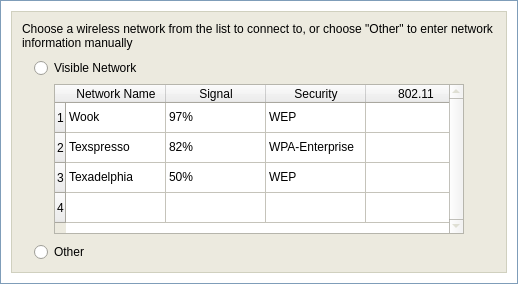
<ui version="4.0" >
 <class>Form</class>
 <widget class="QWidget" name="Form" >
  <property name="geometry" >
   <rect>
    <x>0</x>
    <y>0</y>
    <width>518</width>
    <height>284</height>
   </rect>
  </property>
  <property name="sizePolicy" >
   <sizepolicy vsizetype="Fixed" hsizetype="Fixed" >
    <horstretch>0</horstretch>
    <verstretch>0</verstretch>
   </sizepolicy>
  </property>
  <property name="minimumSize" >
   <size>
    <width>518</width>
    <height>284</height>
   </size>
  </property>
  <property name="maximumSize" >
   <size>
    <width>496</width>
    <height>262</height>
   </size>
  </property>
  <property name="windowTitle" >
   <string>Form</string>
  </property>
  <layout class="QVBoxLayout" >
   <property name="spacing" >
    <number>0</number>
   </property>
   <property name="leftMargin" >
    <number>0</number>
   </property>
   <property name="topMargin" >
    <number>0</number>
   </property>
   <property name="rightMargin" >
    <number>0</number>
   </property>
   <property name="bottomMargin" >
    <number>0</number>
   </property>
   <item>
    <widget class="QFrame" name="frameOuterCosmetic" >
     <property name="sizePolicy" >
      <sizepolicy vsizetype="Fixed" hsizetype="Preferred" >
       <horstretch>0</horstretch>
       <verstretch>0</verstretch>
      </sizepolicy>
     </property>
     <property name="minimumSize" >
      <size>
       <width>16</width>
       <height>284</height>
      </size>
     </property>
     <property name="maximumSize" >
      <size>
       <width>16777215</width>
       <height>284</height>
      </size>
     </property>
     <property name="palette" >
      <palette>
       <active>
        <colorrole role="WindowText" >
         <brush brushstyle="SolidPattern" >
          <color alpha="255" >
           <red>127</red>
           <green>157</green>
           <blue>185</blue>
          </color>
         </brush>
        </colorrole>
        <colorrole role="Base" >
         <brush brushstyle="SolidPattern" >
          <color alpha="255" >
           <red>255</red>
           <green>255</green>
           <blue>255</blue>
          </color>
         </brush>
        </colorrole>
        <colorrole role="Window" >
         <brush brushstyle="SolidPattern" >
          <color alpha="255" >
           <red>255</red>
           <green>255</green>
           <blue>255</blue>
          </color>
         </brush>
        </colorrole>
       </active>
       <inactive>
        <colorrole role="WindowText" >
         <brush brushstyle="SolidPattern" >
          <color alpha="255" >
           <red>127</red>
           <green>157</green>
           <blue>185</blue>
          </color>
         </brush>
        </colorrole>
        <colorrole role="Base" >
         <brush brushstyle="SolidPattern" >
          <color alpha="255" >
           <red>255</red>
           <green>255</green>
           <blue>255</blue>
          </color>
         </brush>
        </colorrole>
        <colorrole role="Window" >
         <brush brushstyle="SolidPattern" >
          <color alpha="255" >
           <red>255</red>
           <green>255</green>
           <blue>255</blue>
          </color>
         </brush>
        </colorrole>
       </inactive>
       <disabled>
        <colorrole role="WindowText" >
         <brush brushstyle="SolidPattern" >
          <color alpha="255" >
           <red>127</red>
           <green>127</green>
           <blue>127</blue>
          </color>
         </brush>
        </colorrole>
        <colorrole role="Base" >
         <brush brushstyle="SolidPattern" >
          <color alpha="255" >
           <red>255</red>
           <green>255</green>
           <blue>255</blue>
          </color>
         </brush>
        </colorrole>
        <colorrole role="Window" >
         <brush brushstyle="SolidPattern" >
          <color alpha="255" >
           <red>255</red>
           <green>255</green>
           <blue>255</blue>
          </color>
         </brush>
        </colorrole>
       </disabled>
      </palette>
     </property>
     <property name="autoFillBackground" >
      <bool>true</bool>
     </property>
     <property name="frameShape" >
      <enum>QFrame::Box</enum>
     </property>
     <property name="frameShadow" >
      <enum>QFrame::Plain</enum>
     </property>
     <layout class="QVBoxLayout" >
      <property name="spacing" >
       <number>10</number>
      </property>
      <property name="leftMargin" >
       <number>10</number>
      </property>
      <property name="topMargin" >
       <number>10</number>
      </property>
      <property name="rightMargin" >
       <number>10</number>
      </property>
      <property name="bottomMargin" >
       <number>10</number>
      </property>
      <item>
       <widget class="QFrame" name="brownFrame" >
        <property name="palette" >
         <palette>
          <active>
           <colorrole role="WindowText" >
            <brush brushstyle="SolidPattern" >
             <color alpha="255" >
              <red>208</red>
              <green>208</green>
              <blue>191</blue>
             </color>
            </brush>
           </colorrole>
           <colorrole role="Base" >
            <brush brushstyle="SolidPattern" >
             <color alpha="255" >
              <red>255</red>
              <green>255</green>
              <blue>255</blue>
             </color>
            </brush>
           </colorrole>
           <colorrole role="Window" >
            <brush brushstyle="SolidPattern" >
             <color alpha="255" >
              <red>236</red>
              <green>234</green>
              <blue>223</blue>
             </color>
            </brush>
           </colorrole>
          </active>
          <inactive>
           <colorrole role="WindowText" >
            <brush brushstyle="SolidPattern" >
             <color alpha="255" >
              <red>208</red>
              <green>208</green>
              <blue>191</blue>
             </color>
            </brush>
           </colorrole>
           <colorrole role="Base" >
            <brush brushstyle="SolidPattern" >
             <color alpha="255" >
              <red>255</red>
              <green>255</green>
              <blue>255</blue>
             </color>
            </brush>
           </colorrole>
           <colorrole role="Window" >
            <brush brushstyle="SolidPattern" >
             <color alpha="255" >
              <red>236</red>
              <green>234</green>
              <blue>223</blue>
             </color>
            </brush>
           </colorrole>
          </inactive>
          <disabled>
           <colorrole role="WindowText" >
            <brush brushstyle="SolidPattern" >
             <color alpha="255" >
              <red>127</red>
              <green>127</green>
              <blue>127</blue>
             </color>
            </brush>
           </colorrole>
           <colorrole role="Base" >
            <brush brushstyle="SolidPattern" >
             <color alpha="255" >
              <red>236</red>
              <green>234</green>
              <blue>223</blue>
             </color>
            </brush>
           </colorrole>
           <colorrole role="Window" >
            <brush brushstyle="SolidPattern" >
             <color alpha="255" >
              <red>236</red>
              <green>234</green>
              <blue>223</blue>
             </color>
            </brush>
           </colorrole>
          </disabled>
         </palette>
        </property>
        <property name="autoFillBackground" >
         <bool>true</bool>
        </property>
        <property name="frameShape" >
         <enum>QFrame::Box</enum>
        </property>
        <property name="frameShadow" >
         <enum>QFrame::Plain</enum>
        </property>
        <layout class="QVBoxLayout" >
         <property name="spacing" >
          <number>8</number>
         </property>
         <property name="leftMargin" >
          <number>10</number>
         </property>
         <property name="topMargin" >
          <number>10</number>
         </property>
         <property name="rightMargin" >
          <number>10</number>
         </property>
         <property name="bottomMargin" >
          <number>10</number>
         </property>
         <item>
          <widget class="QLabel" name="labelMessage" >
           <property name="palette" >
            <palette>
             <active>
              <colorrole role="WindowText" >
               <brush brushstyle="SolidPattern" >
                <color alpha="255" >
                 <red>0</red>
                 <green>0</green>
                 <blue>0</blue>
                </color>
               </brush>
              </colorrole>
             </active>
             <inactive>
              <colorrole role="WindowText" >
               <brush brushstyle="SolidPattern" >
                <color alpha="255" >
                 <red>0</red>
                 <green>0</green>
                 <blue>0</blue>
                </color>
               </brush>
              </colorrole>
             </inactive>
             <disabled>
              <colorrole role="WindowText" >
               <brush brushstyle="SolidPattern" >
                <color alpha="255" >
                 <red>127</red>
                 <green>127</green>
                 <blue>127</blue>
                </color>
               </brush>
              </colorrole>
             </disabled>
            </palette>
           </property>
           <property name="font" >
            <font>
             <family>Arial</family>
             <pointsize>9</pointsize>
            </font>
           </property>
           <property name="text" >
            <string>Choose a wireless network from the list to connect to, or choose "Other" to enter network information manually</string>
           </property>
           <property name="wordWrap" >
            <bool>true</bool>
           </property>
          </widget>
         </item>
         <item>
          <widget class="QFrame" name="frame_2" >
           <property name="frameShape" >
            <enum>QFrame::NoFrame</enum>
           </property>
           <property name="frameShadow" >
            <enum>QFrame::Raised</enum>
           </property>
           <layout class="QVBoxLayout" >
            <property name="spacing" >
             <number>6</number>
            </property>
            <property name="leftMargin" >
             <number>12</number>
            </property>
            <property name="topMargin" >
             <number>0</number>
            </property>
            <property name="rightMargin" >
             <number>0</number>
            </property>
            <property name="bottomMargin" >
             <number>0</number>
            </property>
            <item>
             <widget class="QRadioButton" name="radioVisible" >
              <property name="minimumSize" >
               <size>
                <width>0</width>
                <height>20</height>
               </size>
              </property>
              <property name="palette" >
               <palette>
                <active>
                 <colorrole role="WindowText" >
                  <brush brushstyle="SolidPattern" >
                   <color alpha="255" >
                    <red>0</red>
                    <green>0</green>
                    <blue>0</blue>
                   </color>
                  </brush>
                 </colorrole>
                </active>
                <inactive>
                 <colorrole role="WindowText" >
                  <brush brushstyle="SolidPattern" >
                   <color alpha="255" >
                    <red>0</red>
                    <green>0</green>
                    <blue>0</blue>
                   </color>
                  </brush>
                 </colorrole>
                </inactive>
                <disabled>
                 <colorrole role="WindowText" >
                  <brush brushstyle="SolidPattern" >
                   <color alpha="255" >
                    <red>127</red>
                    <green>127</green>
                    <blue>127</blue>
                   </color>
                  </brush>
                 </colorrole>
                </disabled>
               </palette>
              </property>
              <property name="font" >
               <font>
                <family>Arial</family>
                <pointsize>9</pointsize>
               </font>
              </property>
              <property name="text" >
               <string>Visible Network</string>
              </property>
             </widget>
            </item>
            <item>
             <widget class="QFrame" name="frame_4" >
              <property name="sizePolicy" >
               <sizepolicy vsizetype="Fixed" hsizetype="Preferred" >
                <horstretch>0</horstretch>
                <verstretch>0</verstretch>
               </sizepolicy>
              </property>
              <property name="minimumSize" >
               <size>
                <width>16</width>
                <height>116</height>
               </size>
              </property>
              <property name="frameShape" >
               <enum>QFrame::NoFrame</enum>
              </property>
              <property name="frameShadow" >
               <enum>QFrame::Raised</enum>
              </property>
              <layout class="QHBoxLayout" >
               <property name="spacing" >
                <number>0</number>
               </property>
               <property name="leftMargin" >
                <number>0</number>
               </property>
               <property name="topMargin" >
                <number>0</number>
               </property>
               <property name="rightMargin" >
                <number>0</number>
               </property>
               <property name="bottomMargin" >
                <number>0</number>
               </property>
               <item>
                <spacer>
                 <property name="orientation" >
                  <enum>Qt::Horizontal</enum>
                 </property>
                 <property name="sizeType" >
                  <enum>QSizePolicy::Fixed</enum>
                 </property>
                 <property name="sizeHint" >
                  <size>
                   <width>20</width>
                   <height>20</height>
                  </size>
                 </property>
                </spacer>
               </item>
               <item>
                <widget class="QTableWidget" name="dataTableAvailableWirelessNetworks" >
                 <property name="sizePolicy" >
                  <sizepolicy vsizetype="Expanding" hsizetype="Expanding" >
                   <horstretch>0</horstretch>
                   <verstretch>0</verstretch>
                  </sizepolicy>
                 </property>
                 <property name="font" >
                  <font>
                   <family>Arial</family>
                   <pointsize>9</pointsize>
                   <weight>50</weight>
                   <bold>false</bold>
                  </font>
                 </property>
                 <property name="frameShadow" >
                  <enum>QFrame::Plain</enum>
                 </property>
                 <property name="verticalScrollBarPolicy" >
                  <enum>Qt::ScrollBarAlwaysOn</enum>
                 </property>
                 <property name="horizontalScrollBarPolicy" >
                  <enum>Qt::ScrollBarAlwaysOff</enum>
                 </property>
                 <property name="selectionMode" >
                  <enum>QAbstractItemView::SingleSelection</enum>
                 </property>
                 <property name="selectionBehavior" >
                  <enum>QAbstractItemView::SelectRows</enum>
                 </property>
                 <property name="showGrid" >
                  <bool>true</bool>
                 </property>
                 <property name="sortingEnabled" >
                  <bool>true</bool>
                 </property>
                 <property name="wordWrap" >
                  <bool>false</bool>
                 </property>
                 <property name="cornerButtonEnabled" >
                  <bool>false</bool>
                 </property>
                 <property name="rowCount" >
                  <number>4</number>
                 </property>
                 <property name="columnCount" >
                  <number>4</number>
                 </property>
                 <row/>
                 <row/>
                 <row/>
                 <row/>
                 <column>
                  <property name="text" >
                   <string>Network Name</string>
                  </property>
                 </column>
                 <column>
                  <property name="text" >
                   <string>Signal</string>
                  </property>
                 </column>
                 <column>
                  <property name="text" >
                   <string>Security</string>
                  </property>
                 </column>
                 <column>
                  <property name="text" >
                   <string>802.11</string>
                  </property>
                 </column>
                 <item row="0" column="0" >
                  <property name="text" >
                   <string>Wook</string>
                  </property>
                 </item>
                 <item row="0" column="1" >
                  <property name="text" >
                   <string>97%</string>
                  </property>
                  <property name="icon" >
                   <iconset>icons/signal_4.png</iconset>
                  </property>
                 </item>
                 <item row="0" column="2" >
                  <property name="text" >
                   <string>WEP</string>
                  </property>
                 </item>
                 <item row="1" column="0" >
                  <property name="text" >
                   <string>Texspresso</string>
                  </property>
                 </item>
                 <item row="1" column="1" >
                  <property name="text" >
                   <string>82%</string>
                  </property>
                  <property name="icon" >
                   <iconset>icons/signal_3.png</iconset>
                  </property>
                 </item>
                 <item row="1" column="2" >
                  <property name="text" >
                   <string>WPA-Enterprise</string>
                  </property>
                 </item>
                 <item row="2" column="0" >
                  <property name="text" >
                   <string>Texadelphia</string>
                  </property>
                 </item>
                 <item row="2" column="1" >
                  <property name="text" >
                   <string>50%</string>
                  </property>
                  <property name="icon" >
                   <iconset>icons/signal_2.png</iconset>
                  </property>
                 </item>
                 <item row="2" column="2" >
                  <property name="text" >
                   <string>WEP</string>
                  </property>
                 </item>
                </widget>
               </item>
               <item>
                <spacer>
                 <property name="orientation" >
                  <enum>Qt::Horizontal</enum>
                 </property>
                 <property name="sizeType" >
                  <enum>QSizePolicy::Fixed</enum>
                 </property>
                 <property name="sizeHint" >
                  <size>
                   <width>32</width>
                   <height>20</height>
                  </size>
                 </property>
                </spacer>
               </item>
              </layout>
             </widget>
            </item>
            <item>
             <spacer>
              <property name="orientation" >
               <enum>Qt::Vertical</enum>
              </property>
              <property name="sizeType" >
               <enum>QSizePolicy::Fixed</enum>
              </property>
              <property name="sizeHint" >
               <size>
                <width>20</width>
                <height>2</height>
               </size>
              </property>
             </spacer>
            </item>
            <item>
             <widget class="QRadioButton" name="radioOther" >
              <property name="minimumSize" >
               <size>
                <width>0</width>
                <height>20</height>
               </size>
              </property>
              <property name="palette" >
               <palette>
                <active>
                 <colorrole role="WindowText" >
                  <brush brushstyle="SolidPattern" >
                   <color alpha="255" >
                    <red>0</red>
                    <green>0</green>
                    <blue>0</blue>
                   </color>
                  </brush>
                 </colorrole>
                </active>
                <inactive>
                 <colorrole role="WindowText" >
                  <brush brushstyle="SolidPattern" >
                   <color alpha="255" >
                    <red>0</red>
                    <green>0</green>
                    <blue>0</blue>
                   </color>
                  </brush>
                 </colorrole>
                </inactive>
                <disabled>
                 <colorrole role="WindowText" >
                  <brush brushstyle="SolidPattern" >
                   <color alpha="255" >
                    <red>127</red>
                    <green>127</green>
                    <blue>127</blue>
                   </color>
                  </brush>
                 </colorrole>
                </disabled>
               </palette>
              </property>
              <property name="font" >
               <font>
                <family>Arial</family>
                <pointsize>9</pointsize>
               </font>
              </property>
              <property name="text" >
               <string>Other</string>
              </property>
             </widget>
            </item>
           </layout>
          </widget>
         </item>
        </layout>
       </widget>
      </item>
     </layout>
    </widget>
   </item>
  </layout>
 </widget>
 <resources/>
 <connections/>
</ui>
